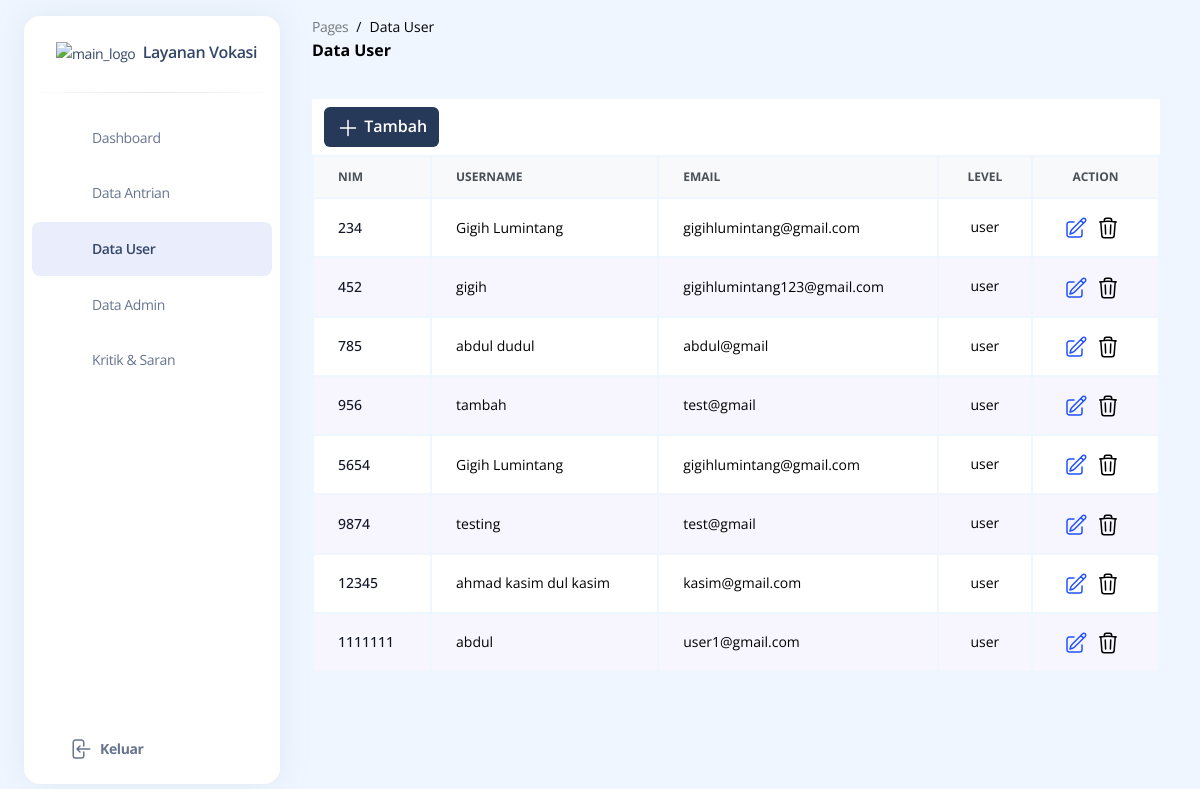
/build/pages/superDataUser.php, run on the app's committed database.
### tables this page shows
CREATE TABLE `pengguna` (
  `username` varchar(255) NOT NULL,
  `email` varchar(255) NOT NULL,
  `nim` int(255) NOT NULL,
  `level` varchar(255) NOT NULL,
  `password` varchar(255) NOT NULL
);

### build/pages/superDataUser.php (the view, shortened to what this page needs)
<!DOCTYPE html>
<html>
<head>
    <link href="../assets/css/style.css" rel="stylesheet" />
</head>
<body class="m-0 font-sans text-base antialiased font-normal leading-default bg-blue-50 text-slate-500">
    <div class="absolute w-full min-h-75"></div>
    <aside
        class="fixed inset-y-0 flex-wrap items-center justify-between block w-full p-0 my-4 overflow-y-auto antialiased transition-transform duration-200 -translate-x-full bg-white border-0 shadow-xl  max-w-64 ease-nav-brand z-990 xl:ml-6 rounded-2xl xl:left-0 xl:translate-x-0"
        aria-expanded="false">
        <div class="h-19">
            <a class="block px-8 py-6 m-0 text-sm whitespace-nowrap  text-slate-700" href="#">
                <img src="../assets/img/LogoV.png"
                    class="inline h-full max-w-full transition-all duration-200 dark:hidden ease-nav-brand max-h-12"
                    alt="main_logo" />
                <span class="ml-1 text-[16px] font-semibold transition-all duration-200 ease-nav-brand">Layanan
                    Vokasi</span>
            </a>
        </div>
        <hr class="h-px mt-0 bg-transparent bg-gradient-to-r from-transparent via-black/40 to-transparent " />
        <div class="items-center block w-auto max-h-screen overflow-auto h-sidenav grow basis-full">
            <ul class="flex flex-col pl-0 mb-0">
                <li class="mt-0.5 w-full">
                    <a class="py-2.7  text-sm ease-nav-brand my-0 mx-2 flex items-center whitespace-nowrap  px-4 transition-colors hover:bg-blue-500/13 hover:rounded-lg "
                        href="./superDashboard.php">
                        <div
                            class="mr-2 flex h-8 w-8 items-center justify-center rounded-lg bg-center stroke-0 text-center xl:p-2.5">
                        </div>
                        <span class="ml-1 duration-300 opacity-100 pointer-events-none ease">Dashboard</span>
                    </a>
                </li>
                <li class="mt-0.5 w-full">
                    <a class="py-2.7 text-sm ease-nav-brand my-0 mx-2 flex items-center whitespace-nowrap px-4  transition-colors hover:bg-blue-500/13 hover:rounded-lg "
                        href="./superDataAntrian.php">
                        <div
                            class="mr-2 flex h-8 w-8 items-center justify-center rounded-lg bg-center stroke-0 text-center xl:p-2.5">
                        </div>
                        <span class="ml-1 duration-300 opacity-100 pointer-events-none ease">Data Antrian </span>
                    </a>
                </li>
                <li class="mt-0.5 w-full">
                    <a class="py-2.7 text-sm ease-nav-brand my-0 mx-2 flex items-center whitespace-nowrap px-4 font-semibold bg-blue-500/13 text-slate-700 transition-colors rounded-lg"
                        href="./superDataUser.php">
                        <div
                            class="mr-2 flex h-8 w-8 items-center justify-center rounded-lg bg-center fill-current stroke-0 text-center xl:p-2.5">
                        </div>
                        <span class="ml-1 duration-300 opacity-100 pointer-events-none ease">Data User</span>
                    </a>
                </li>
                <li class="mt-0.5 w-full">
                    <a class="py-2.7 text-sm ease-nav-brand my-0 mx-2 flex items-center whitespace-nowrap px-4 transition-colors hover:bg-blue-500/13 hover:rounded-lg "
                        href="./superDataAdmin.php">
                        <div
                            class="mr-2 flex h-8 w-8 items-center justify-center rounded-lg bg-center stroke-0 text-center xl:p-2.5">
                        </div>
                        <span class="ml-1 duration-300 opacity-100 pointer-events-none ease">Data Admin</span>
                    </a>
                </li>
                <li class="mt-0.5 w-full">
                    <a class="py-2.7 text-sm ease-nav-brand my-0 mx-2 flex items-center whitespace-nowrap px-4 transition-colors hover:bg-blue-500/13 hover:rounded-lg "
                        href="./superKritik.php">
                        <div
                            class="mr-2 flex h-8 w-8 items-center justify-center rounded-lg bg-center stroke-0 text-center xl:p-2.5">
                        </div>
                        <span class="ml-1 duration-300 opacity-100 pointer-events-none ease">Kritik & Saran</span>
                    </a>
                </li>
                <li class="absolute bottom-2 mt-0.5 w-full bg-white">
                    <a class="py-2.7 text-sm ease-nav-brand my-0  flex items-center whitespace-nowrap transition-colors hover:bg-blue-500/13 hover:rounded-lg "
                        href="../index.php">
                        <div
                            class="mr-2 flex h-8 w-8 items-center justify-center rounded-lg bg-center stroke-0 text-center xl:p-2.5">
                        </div>
                        <span
                            class="ml-1 flex items-center font-bold duration-300 opacity-100 pointer-events-none ease">
                            Keluar</span>
                    </a>
                </li>
            </ul>
        </div>
    </aside>
    <main class="relative h-full max-h-screen transition-all duration-200 ease-in-out xl:ml-68 rounded-xl">
        <nav class="relative flex flex-wrap items-center justify-between px-0 py-2 mx-6 transition-all ease-in shadow-none duration-250 rounded-2xl lg:flex-nowrap lg:justify-start"
            navbar-main navbar-scroll="false">
            <div class="flex items-center justify-between w-full px-4 py-1 mx-auto flex-wrap-inherit">
                <nav>
                    <ol class="flex flex-wrap pt-1 mr-12 bg-transparent rounded-lg sm:mr-16">
                        <li class="text-sm leading-normal">
                            <a class="text-black opacity-50" href="javascript:;">Pages</a>
                        </li>
                        <li class="text-sm pl-2 capitalize leading-normal text-black before:float-left before:pr-2 before:text-black before:content-['/']"
                            aria-current="page">Data User</li>
                    </ol>
                    <h6 class="mb-0 font-bold text-black capitalize">Data User</h6>
                </nav>
                <div class="flex items-center mt-2 grow sm:mt-0 md:mr-0 lg:flex lg:basis-auto">
                    <div class="flex items-center md:ml-auto md:pr-4">
                        <div class="relative flex flex-wrap items-stretch w-full transition-all rounded-lg ease">
                            <span
                                class="text-sm ease leading-5.6 absolute z-50 -ml-px flex h-full items-center whitespace-nowrap rounded-lg rounded-tr-none rounded-br-none border border-r-0 border-transparent bg-transparent py-2 px-2.5 text-center font-normal text-slate-500 transition-all">
                            </span>
                        </div>
                    </div>
                </div>
            </div>
        </nav>
        <div class="w-full px-10 py-6 mx-auto">
            <div class="flex bg-white h-14 px-3 items-center justify-between overflow-x-auto overflow-y-clip">
                <button
                    class="bg-[#263959] px-3 text-sm lg:text-[16px] text-white rounded-md h-7 lg:h-10 font-semibold hover:bg-[#EBA92E]"
                    data-modal-target="#myModal1">
                    <svg xmlns="http://www.w3.org/2000/svg" fill="none" viewBox="0 0 24 24" stroke-width="1.5"
                        stroke="currentColor" class="w-5 h-5 lg:w-6 lg:h-6 text-white font-bold">
                        <path stroke-linecap="round" stroke-linejoin="round" d="M12 4.5v15m7.5-7.5h-15" />
                    </svg>
                    Tambah
                </button>
            </div>
            <div class="relative overflow-x-auto">
                <table class="w-full text-sm text-left  text-black ">
                    <thead class="text-xs text-gray-700 uppercase bg-gray-50 ">
                        <tr>
                            <th scope="col" class="px-6 py-3">
                                Nim
                            </th>
                            <th scope="col" class="px-6 py-3">
                                username
                            </th>
                            <th scope="col" class="px-6 py-3">
                                Email
                            </th>
                            <th scope="col" class="px-6 py-3 text-center">
                                Level
                            </th>
                            <th scope="col" class="px-6 py-3 text-center">
                                Action
                            </th>
                        </tr>
                    </thead>
                    <tbody>
                    <?php
          $servername = "localhost";
          $username = "root";
          $password = "";
          $dbname = "antrian";
          $conn = mysqli_connect($servername, $username, $password, $dbname);
          $sql = "SELECT * FROM pengguna";
          $result = mysqli_query($conn, $sql);
          $row_color = 0;
          if (mysqli_num_rows($result) > 0) {
            while ($row = mysqli_fetch_assoc($result)) {
                $row_class = $row_color % 2 == 0 ? 'bg-white' : 'bg-[#F7F6FE]';
                ?>
                        <tr class="<?= $row_class ?>  border-b">
                            <th scope="row" class="px-6 py-4 font-medium text-gray-900 whitespace-nowrap">
                            <?= $row["nim"] ?>
                            </th>
                            <td class="px-6 py-4">
                            <?= $row["username"] ?>
                            </td>
                            <td class="px-6 py-4">
                            <?= $row["email"] ?>
                            </td>
                            <td class="px-6 py-4 flex items-center justify-center">
                                user
                            </td>
                            <td class="px-6 py-4  items-center justify-center">
                            <div class="flex justify-center">
                            <a href="./SuperUserEdit.php?nim=<?= $row["nim"] ?>" class="mr-2">
                            </a>
                                <a href="../proses/prosesdeleteuser.php?nim=<?= $row["nim"] ?>" class="mr-2">
                            </a>
                            </div>
                            </td>
                        </tr>
                        <?php
           $row_color++; }
        } else {
            echo "0 results";
        }
        ?>
                    </tbody>
                </table>
            </div>
        </div>
    </main>
</body>
</html>

### data on the page
pengguna: nim "234", username "Gigih Lumintang", email "gigihlumintang@gmail.com"
pengguna: nim "452", username "gigih", email "gigihlumintang123@gmail.com"
pengguna: nim "785", username "abdul dudul", email "abdul@gmail"
pengguna: nim "956", username "tambah", email "test@gmail"
pengguna: nim "5654", username "Gigih Lumintang", email "gigihlumintang@gmail.com"
pengguna: nim "9874", username "testing", email "test@gmail"
pengguna: nim "12345", username "ahmad kasim dul kasim", email "kasim@gmail.com"
pengguna: nim "1111111", username "abdul", email "user1@gmail.com"
